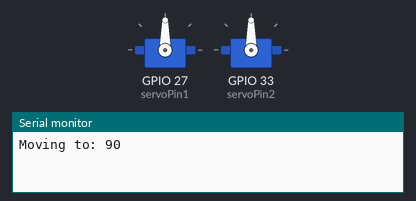
A sketch run on a simulated ESP32. Shown: 2 × servo, the last lines printed to the serial monitor.

Above: at 1.05 s.
At 5.5 s:
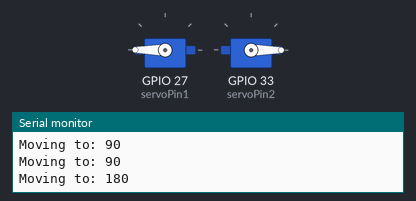
At 8.25 s:
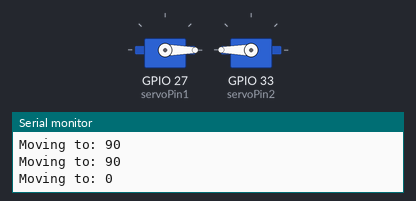
At 11.0 s:
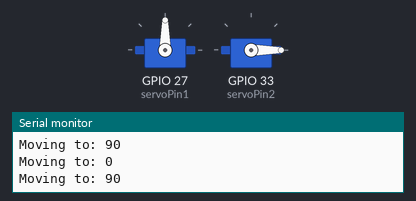
Timing chart, 0 to 14.0 s (numbered marks = the images above):
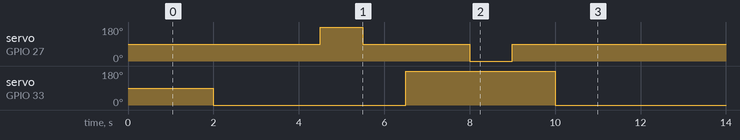

The sketch:

motor_90.ino
```cpp
#include <ESP32Servo.h>

Servo myServo;
Servo myServo2;
const int servoPin1 = 27; // Flap servo
const int servoPin2 = 33; // Bucket servo
const int homeAngle1 = 90; // Flap home
const int homeAngle2 = 0; // Bucket home

void setup() {
  Serial.begin(115200);
  myServo.attach(servoPin1);
  myServo2.attach(servoPin2);
  myServo.write(homeAngle1);
  delay(1000);  // Start Flap at home
}

void loop() {
  // Move flap to home (90)
  moveTo(homeAngle1);
  delay(1000);
  // moveTo(100);
  // delay(400);
  // moveTo(80);
  // delay(400);

  // Move bucket to home (0)
  myServo2.write(0);
  delay(2000);

  // Move flap to 180 via home
  moveTo(homeAngle1);
  delay(500);
  moveTo(180);
  delay(1000);
  moveTo(homeAngle1);

  // Move bucket

  delay(1000);
  myServo2.write(180);
  delay(1000);

  // Return flap to home before next move
  moveTo(homeAngle1);
  delay(500);
  moveTo(0);
  delay(1000);
  moveTo(homeAngle1);
  delay(1000);

  // Return bucket to home
  myServo2.write(0);
  delay(1000);
}

void moveTo(int angle) {
  Serial.println("Moving to: " + String(angle));
  myServo.write(angle);
}
```

Measured:
- by itself, servo on GPIO 27 (servoPin1): repeats every 10.0 s: 90° 2.5 s, 0° 1.0 s, 90° 5.5 s, 180° 1.0 s
- by itself, servo on GPIO 33 (servoPin2): repeats every 10.0 s: 180° 3.5 s, 0° 6.5 s
